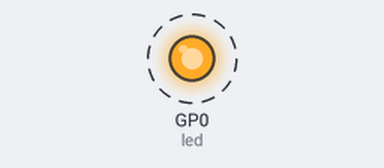
A program run on a simulated Raspberry Pi Pico running MicroPython. Shown: output pins drawn as LEDs (lit = HIGH). Dashed ring = blinking. What the program prints to the serial console is not drawn.

Above: at 0.5 s.
Timing chart, 0 to 4.6 s (numbered marks = the images above):
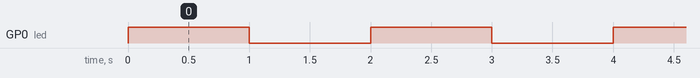

The program:

EP2_LED.py
```python
from machine import Pin
import time


led=Pin(0,Pin.OUT) #define GPIO 0 as OUTPUT
while True:
    led.value(1)           #turn on led
    print("Led is ON")
    time.sleep(1)
    led.value(0)			#turn off led
    print("Led is OFF")
    time.sleep(1)
```

Measured:
- by itself, GP0 (led): alternates HIGH for 1.0 s and LOW for 1.0 s
